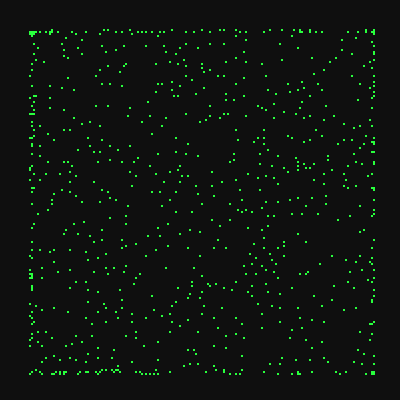
Frame 1 (no input)
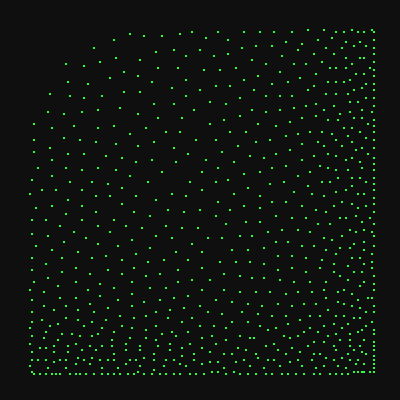
Frame 60 (no input)
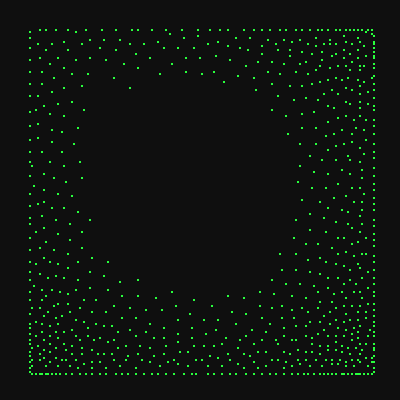
Frame 120 (the mouse pressed at the canvas centre since frame 60)

The p5.js sketch that drew these frames (run headless with seeded random() and noise() and a simulated clock; from frame 60 on, the mouse is pressed at the canvas centre):

// p5.js sketch
// ── sketch.js
let g;
let a;
let res = 2;
let pad = res;
let i = 0;

let sep_slider1;
let seek_slider2;
let des_sep_slider3;

let agents = [];
let n_agents = 800;

function setup() {
  createCanvas(400, 400);
  g = new Grid(res, width, height, pad);

  sep_slider1 = createSlider(0.1, 8, 5);
  seek_slider2 = createSlider(0.01, 5, 3);
  des_sep_slider3 = createSlider(0.01, 80, 15);

  for (let i = 0; i < n_agents; i++) {
    agents.push(
      new Agent(
          random(width), 
          random(height),
          g
        )
      );
  }
}

function draw() {
  background(15);
  
  let mx = mouseX;
  let my = mouseY;
  // if (mx < width - res && mx > res && my < height - res && my > res) {
  //   g.display_cell_from_coords(
  //     mouseX, mouseY, "red", 4.
  //   );
  // }
  

  for (let a of agents) {
    a.applyBehaviors(agents);
    a.update();
    // a.borders();
    // a.borders_within();
    a.convert_coords_to_grid_cells();
    a.display();
  }

}

// ── agent.js
class Agent {
    constructor(x, y, grid) {
        this.grid = grid;
        // All the usual stuff
        this.coords = createVector(x, y);
        this.grid_pos = createVector(0, 0);
        this.convert_coords_to_grid_cells();
        this.r = 30;
        this.maxspeed = 2; // Maximum speed
        this.maxforce = 0.4; // Maximum steering force
        this.acceleration = createVector(0, 0);
        this.velocity = createVector(0, 0);

        // test val
        this.theta = 0;
    }

    wave_move() {
        // Increment theta (try different values for
        // 'angular velocity' here)
        let amplitude = 75.0;
        this.theta += 0.2;

        this.coords.x = this.theta;
        this.coords.y = sin(this.coords.x) * amplitude + width/2;

        // this.convert_coords_to_grid_cells();
        console.log(this.coords.x, this.coords.y);
        console.log(this.grid_pos.x, this.grid_pos.y);
      }

    applyBehaviors(agents) {

        let separateForce = this.separate(agents);
        let seekForce = this.seek(createVector(mouseX, mouseY));
        let bounce_walls = this.boundaries();
    
        separateForce.mult(sep_slider1.value());
        seekForce.mult(seek_slider2.value());
        // console.log(bounce_walls);
        bounce_walls.mult(1.);
    
        this.applyForce(separateForce);
        this.applyForce(seekForce);
        this.applyForce(bounce_walls);
    }
    
    applyForce(force) {
        // We could add mass here if we want A = F / M
        this.acceleration.add(force);
    }

    // Separation
    // Method checks for nearby vehicles and steers away
    separate(agents) {
        let desiredseparation = des_sep_slider3.value();
        let sum = createVector();
        let count = 0;
        // For every boid in the system, check if it's too close
        for (let i = 0; i < agents.length; i++) {
        let d = p5.Vector.dist(this.coords, agents[i].coords);
        // If the distance is greater than 0 and less than an arbitrary amount (0 when you are yourself)
        if ((d > 0) && (d < desiredseparation)) {
            // Calculate vector pointing away from neighbor
            let diff = p5.Vector.sub(this.coords, agents[i].coords);
            diff.normalize();
            diff.div(d); // Weight by distance
            sum.add(diff);
            count++; // Keep track of how many
        }
        }
        // Average -- divide by how many
        if (count > 0) {
        sum.div(count);
        // Our desired vector is the average scaled to maximum speed
        sum.normalize();
        sum.mult(this.maxspeed);
        // Implement Reynolds: Steering = Desired - Velocity
        sum.sub(this.velocity);
        sum.limit(this.maxforce);
        }
        return sum;
    }

  // A method that calculates a steering force towards a target
  // STEER = DESIRED MINUS VELOCITY
    seek(target) {
        // let desired = p5.Vector.sub(target, this.coords); // A vector pointing from the location to the target
        let desired = p5.Vector.sub(this.coords, target); // A vector pointing from the location to the target
        // let d = p5.Vector.dist(this.coords, target);
        // console.log(d);
        // d = d / 1000;
        // console.log(d);
        // Normalize desired and scale to maximum speed
        desired.normalize();
        desired.mult(this.maxspeed);
        // desired.mult(1/d);
        // Steering = Desired minus velocity
        let steer = p5.Vector.sub(desired, this.velocity);
        steer.limit(this.maxforce); // Limit to maximum steering force
        return steer;
    }

    // Method to update location
    update() {
        // Update velocity
        this.velocity.add(this.acceleration);
        // Limit speed
        this.velocity.limit(this.maxspeed);
        this.coords.add(this.velocity);
        // Reset accelertion to 0 each cycle
        this.acceleration.mult(0);
        this.convert_coords_to_grid_cells();
    }
    
    convert_coords_to_grid_cells() {
        this.grid_pos.x = Math.round(
            this.coords.x / this.grid.res);
        this.grid_pos.y = Math.round(
            this.coords.y / this.grid.res);
    }

    display() {
        // console.log(
        //     this.grid_pos.x,
        //     this.grid_pos.y
        // )
        // console.log(
        //     this.coords.x,
        //     this.coords.y
        // )
        this.grid.display_cell(
            this.grid_pos.x,
            this.grid_pos.y
        );
    }
    borders() {
        if (this.coords.x < this.r) {
            this.coords.x = width - this.r;
        }
        if (this.coords.y < this.r) {
            this.coords.y = height - this.r;
        }
        if (this.coords.x > width - this.r) {
            this.coords.x = this.r;
        }
        if (this.coords.y > height - this.r) {
            this.coords.y = this.r;
        }
    }

    borders_within() {
        if (this.coords.x < this.r) {
            this.coords.x = this.r;
            this.velocity.x *= -1;
        }
        if (this.coords.y < this.r) {
            this.coords.y = this.r;
            this.velocity.y *= -1;
        }
        if (this.coords.x > width - this.r) {
            this.coords.x = width - this.r;
            this.velocity.x *= -1;
        }
        if (this.coords.y > height - this.r) {
            this.coords.y = height - this.r;
            this.velocity.y *= -1;
        }
    }

    boundaries() {

        let desired = null;
        let steer = createVector(0,0);
        // console.log(steer);
        if (this.coords.x < this.r) {
            this.coords.x = this.r;
            desired = createVector(this.maxspeed, this.velocity.y);
        } else if (this.coords.x > width - this.r) {
            this.coords.x = width - this.r;
            desired = createVector(-this.maxspeed, this.velocity.y);
        }
    
        if (this.coords.y < this.r) {
            this.coords.y = this.r;
            desired = createVector(this.velocity.x, this.maxspeed);
        } else if (this.coords.y > height - this.r) {
            this.coords.y = height - this.r;
            desired = createVector(this.velocity.x, -this.maxspeed);
        }
        // console.log(steer);
        
        if (desired !== null) {
          desired.normalize();
          desired.mult(this.maxspeed);
          steer = p5.Vector.sub(desired, this.velocity);
          steer.limit(this.maxforce);
            // console.log(steer);

        //   this.applyForce(steer);
        }
        return steer;
      }
}
// ── grid.js
class Grid {
    constructor(res, c_width, c_height, pad) {
        this.res = res;
        this.c_width = c_width;
        this.c_height = c_height;
        this.n_rows = c_width / res - 1;
        this.n_cols = c_height / res - 1;
        this.pad = pad;

        this.grid = new Array(this.n_cols);
            for (let i = 0; i < this.n_cols; i++) {
                this.grid[i] = new Array(this.n_rows);

                for (let j = 0; j < this.n_rows; j++) {
                    let x = i * this.res + this.pad - this.res/2;
                    let y = j * this.res + this.pad - this.res/2;
                    this.grid[i][j] = createVector(x, y);
                }    
            }
        
        console.log("Constructed grid object");
    }

    display_cell_from_coords(coords_x, coords_y, col, scale_f) {

        let x_cell = round(coords_x / this.res);
        let y_cell = round(coords_y / this.res);
        push();
        fill(col);
        noStroke();
        rect(
            this.grid[x_cell][y_cell].x,
            this.grid[x_cell][y_cell].y,
            this.res * scale_f
        );
        pop();
    }

    display_cell(x_cell, y_cell) {
        // console.log(
        //     this.grid[x_cell][y_cell].x,
        //     this.grid[x_cell][y_cell].y,
        // );
        push();
        fill("#28FF3D");
        noStroke();
        rect(
            this.grid[x_cell][y_cell].x,
            this.grid[x_cell][y_cell].y,
            this.res
        );
        pop();
    }

    display_squares() {
        push();

        let size_f = 1.;
        
        for (let i = 0; i < this.n_cols; i++) {
            for (let j = 0; j < this.n_rows; j++) {
                console.log(i, j);
                // stroke('black');
                // strokeWeight(0.5);
                fill('red');
                rect(
                    this.grid[i][j].x,
                    this.grid[i][j].y,
                    this.res * size_f
                );
            }
        }

        pop();
    }

    display_centers() {
        push();
        
        for (let i = 0; i < this.n_cols; i++) {
            for (let j = 0; j < this.n_rows; j++) {
                console.log(i, j);
                noStroke();
                fill('white');
                ellipse(
                    this.grid[i][j].x,
                    this.grid[i][j].y,
                    5
                );
            }
        }

        pop();
    }

}
